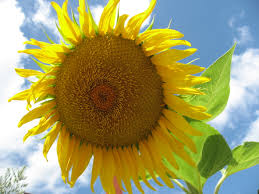
//> input picture sample.jpeg, 259 x 194 px
$ ./cannySimple   (built with g++ and OpenCV 4)
//> lines starting //> are read from the running program, lines starting //| are printed output that depends on the picture
//g++ cannySimple.cpp `pkg-config --libs opencv` -o cannySimple

#include "opencv2/highgui/highgui.hpp"
#include "opencv2/imgproc/imgproc.hpp"

using namespace std;
using namespace cv;

int main(void)
{
	Mat imgOrg = imread("sample.jpeg"), imgGray, imgCanny;
//> imgOrg is the input picture: 194 rows x 259 cols, CV_8UC3; mean B, G, R 100, 157.5, 161
	namedWindow("Window1", WINDOW_NORMAL);
	namedWindow("Window2", WINDOW_NORMAL);
	cvtColor(imgOrg, imgGray, COLOR_BGR2GRAY);
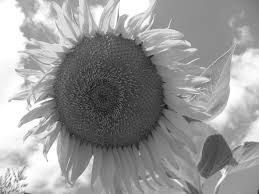
//> imgGray: 194 rows x 259 cols, CV_8UC1; min 17, max 255, mean 152
	Canny(imgGray, imgCanny, 10, 100, 3, true);
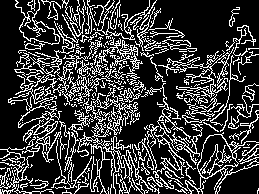
//> imgCanny: 194 rows x 259 cols, CV_8UC1; 23% white in thin lines or dots
	imshow("Window1", imgOrg);
	imshow("Window2", imgCanny);
	waitKey(0);
}
